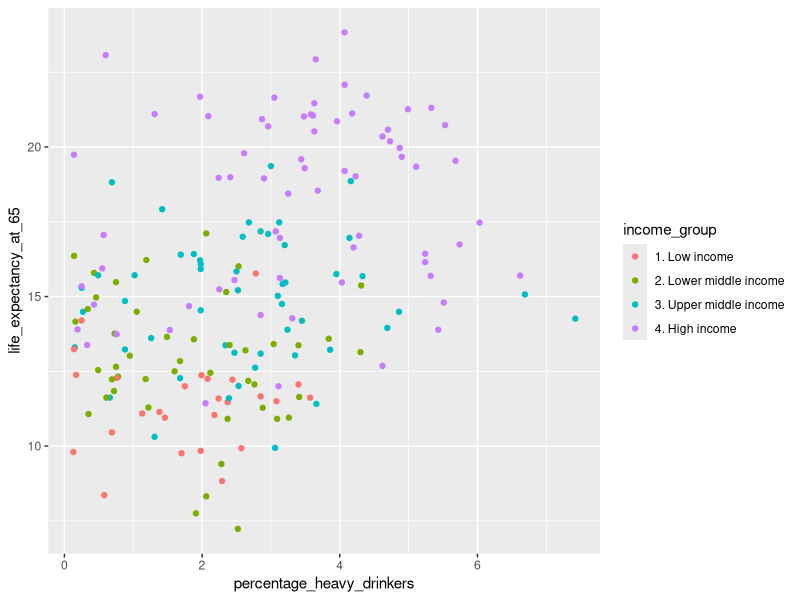
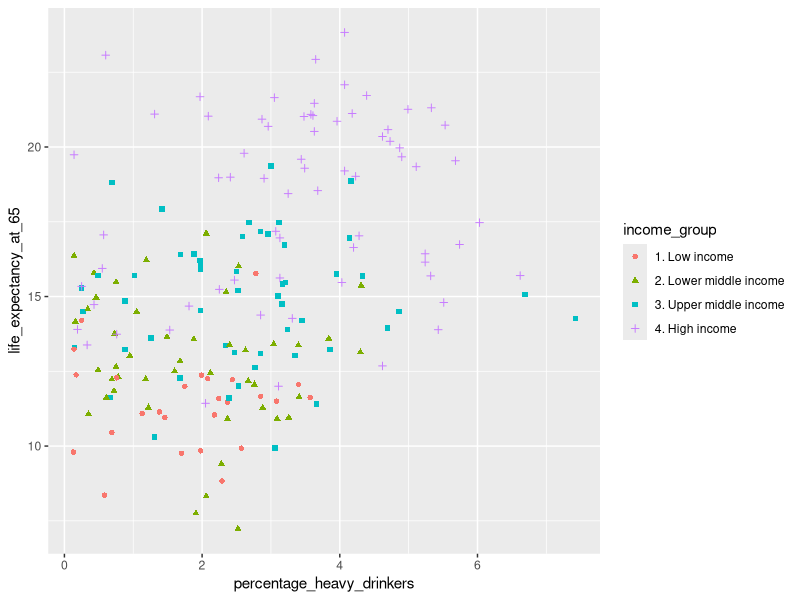
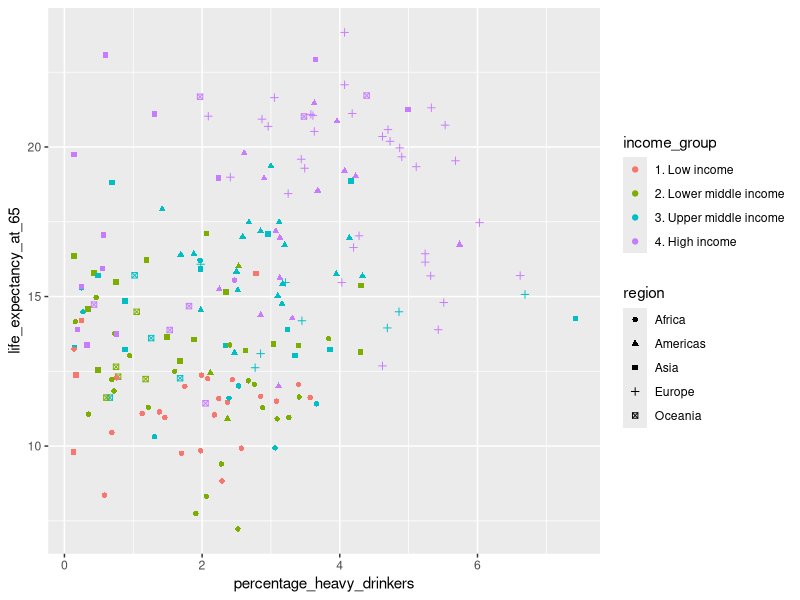
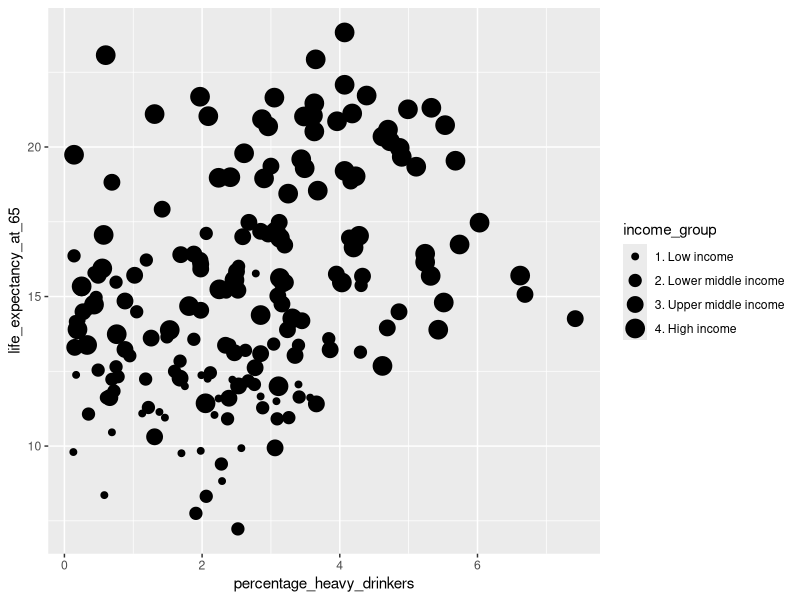
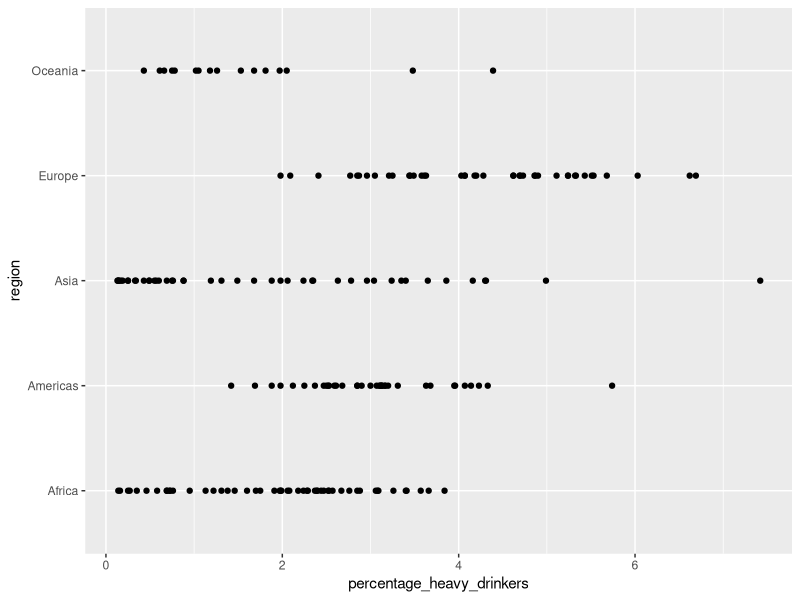
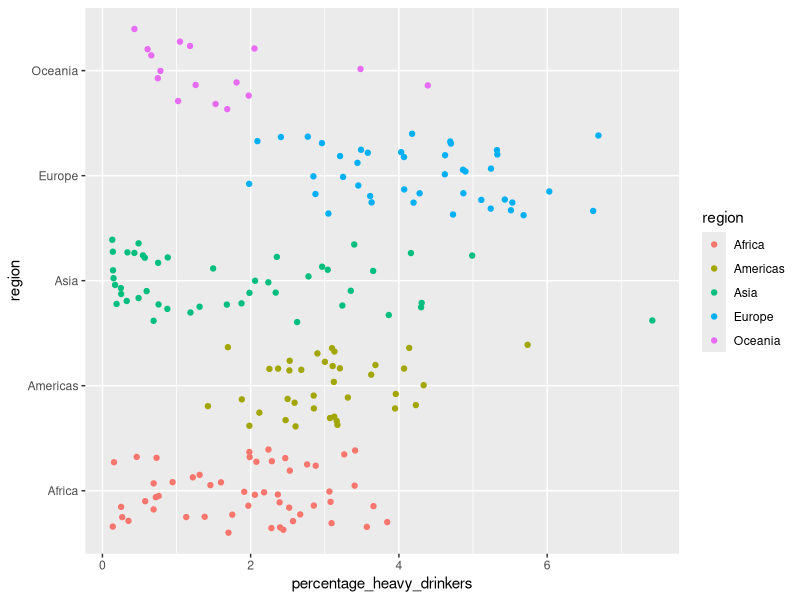
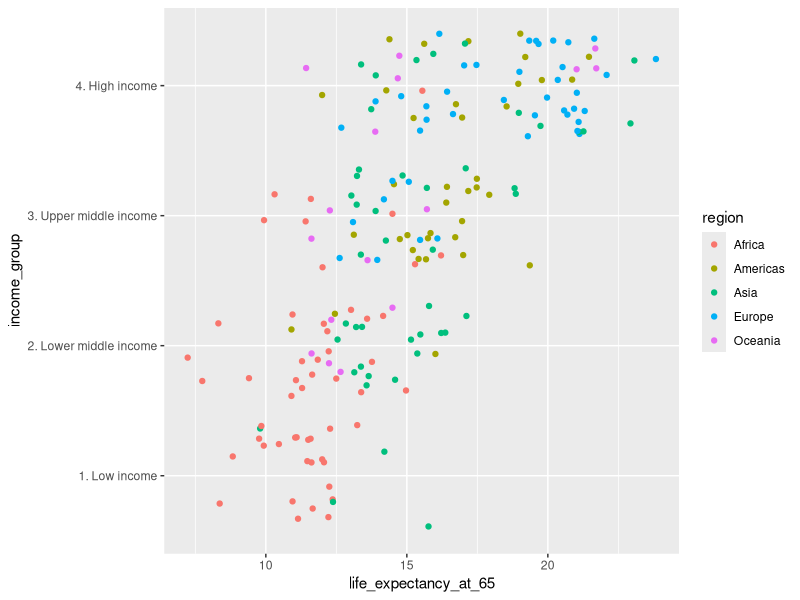
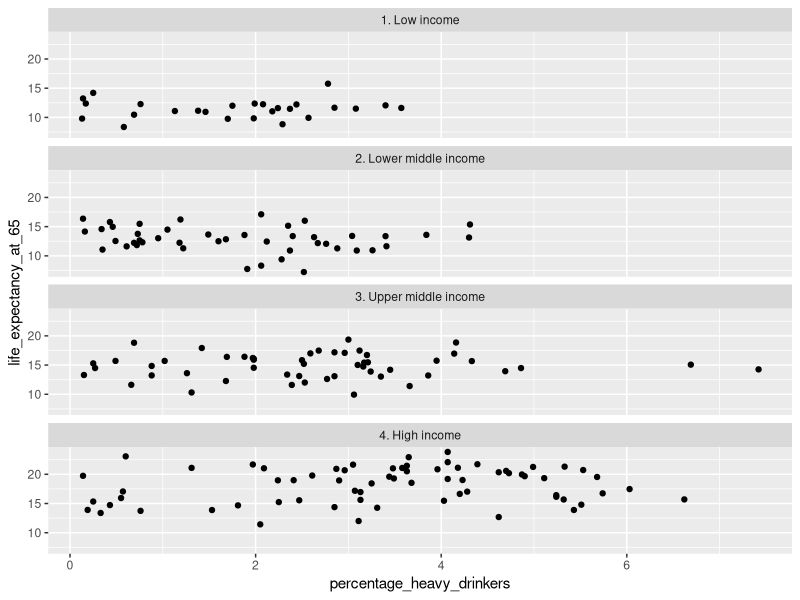

These figures' R source, in order: (Note: this script raises an error after producing the figures.)
## ---- chunk 1
#| echo: false
#| output:false
# Tidyverse is so noisy when imported the first time, so let's do it here in silence
library(tidyverse)
options(readr.show_col_types = FALSE)
## ---- chunk 2
library(tidyverse)


income_df <- read_csv('data/income_lifeexp_alcohol.csv')

ggplot(income_df) +
    aes(
        x=percentage_heavy_drinkers, 
        y=life_expectancy_at_65, 
        color=income_group
    ) +
    geom_point()
## ---- chunk 3
ggplot(income_df) +
    aes(
        x=percentage_heavy_drinkers, 
        y=life_expectancy_at_65, 
        color=income_group,
        shape=income_group
    ) + 
    geom_point()
## ---- chunk 4
ggplot(income_df) +
    aes(
        x=percentage_heavy_drinkers, 
        y=life_expectancy_at_65, 
        color=income_group,
        shape=region
    ) + 
    geom_point()
## ---- chunk 5

ggplot(income_df) +
    aes(
        x=percentage_heavy_drinkers, 
        y=life_expectancy_at_65, 
        size=income_group,
    ) + 
    geom_point()
## ---- chunk 6
ggplot(income_df) + 
    aes(
        x=percentage_heavy_drinkers, 
        y=region, 
    ) + 
    geom_point()
## ---- chunk 7
ggplot(income_df) + 
    aes(
        x=percentage_heavy_drinkers, 
        y=region, 
        color=region
    ) + 
    geom_jitter()
## ---- chunk 8
ggplot(income_df) + 
    aes(
        x=life_expectancy_at_65,
        y=income_group,
        color=region
    ) +
    geom_jitter()
## ---- chunk 9
ggplot(income_df) +
    aes(
        x = percentage_heavy_drinkers, 
        y = life_expectancy_at_65
    ) +
    geom_point() +
    facet_wrap(vars(income_group), ncol=1)
## ---- chunk 10
ggplot(income_df) +
    aes(
        x = percentage_heavy_drinkers, 
        y = life_expectancy_at_65,
        color=income_group
    ) +
    geom_point() +
    facet_wrap(vars(region), ncol=2)
## ---- chunk 11
#| echo: false
api = "{{< env URL >}}"
ojs_define(apiUrl = api)
## ---- chunk 12
#| echo: false

wellbeing_df <- readr::read_csv('data/MH_data_processed_3.csv', show_col_types=FALSE)
## ---- chunk 13
ggplot(wellbeing_df) +
    aes(
        x = region, 
        y = MHQ_score, 
        color = region
    ) +
    geom_point() +
    facet_wrap(~ age_group)
## ---- chunk 14

ggplot(wellbeing_df) +
    aes(
        x = region, 
        y = MHQ_score, 
        color = region
    ) +
    geom_point() +
    facet_wrap(~ age_group)
